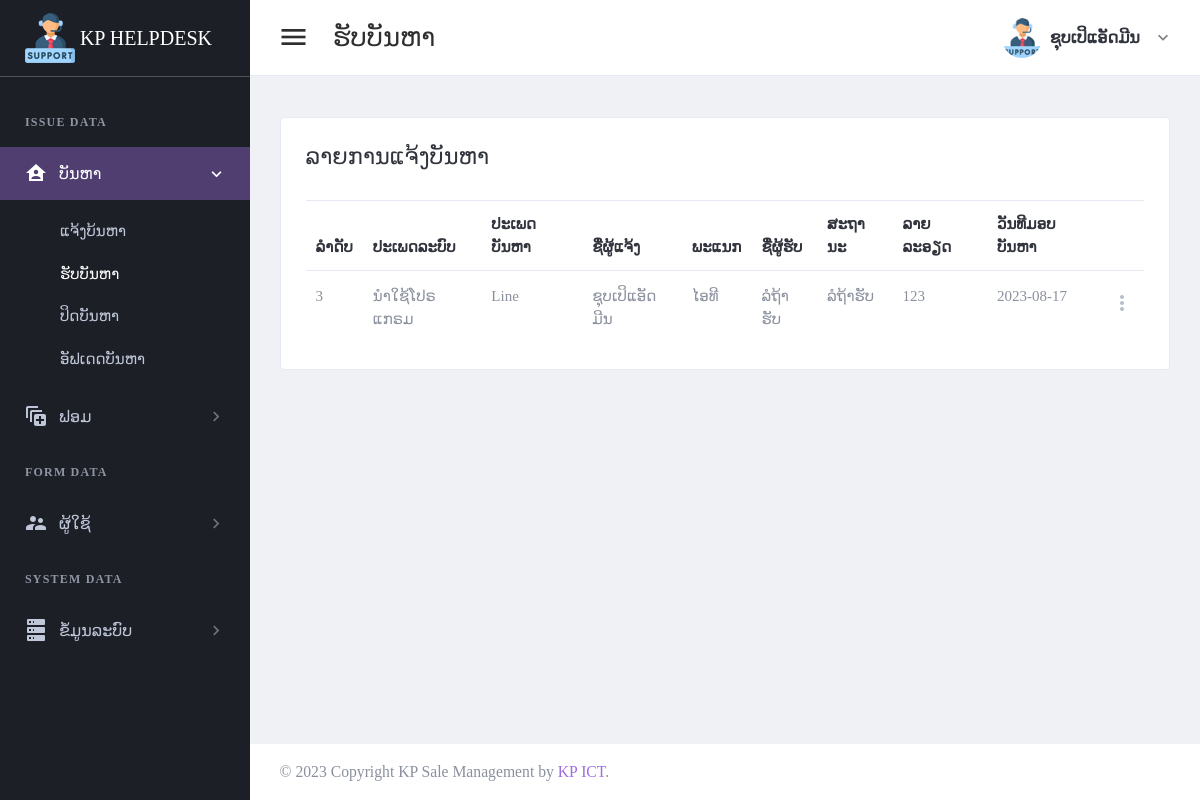
The page /page/issue-recieve.php (signed in) on the database as committed earlier.
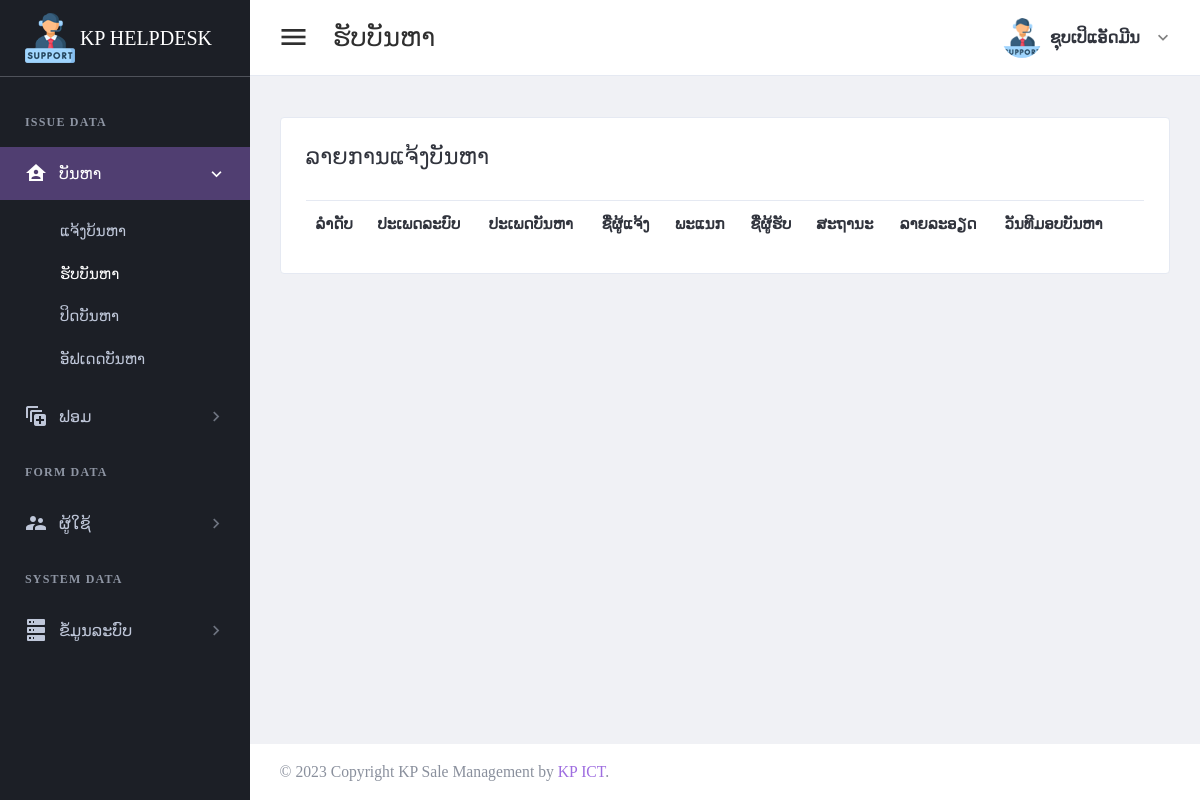
The same page on the database as committed later.
### tables this page shows
CREATE TABLE `tbl_header_title` (
  `ht_id` int(11) NOT NULL,
  `ht_name` varchar(300) DEFAULT NULL
);

CREATE TABLE `tbl_sub_title` (
  `st_id` int(11) NOT NULL,
  `st_name` varchar(300) DEFAULT NULL,
  `icon_code` varchar(100) DEFAULT NULL,
  `ht_id` int(11) DEFAULT NULL
);

CREATE TABLE `tbl_page_title` (
  `pt_id` int(11) NOT NULL,
  `pt_name` varchar(300) DEFAULT NULL,
  `ptf_name` varchar(100) DEFAULT NULL,
  `st_id` int(11) DEFAULT NULL
);

CREATE TABLE `tbl_issue_request` (
  `ir_id` int(11) NOT NULL,
  `ist_id` int(11) DEFAULT NULL,
  `ir_state` int(11) DEFAULT NULL,
  `ir_detail` text DEFAULT NULL,
  `reqeust_by` int(11) DEFAULT NULL,
  `request_date` date DEFAULT NULL,
  `assign_by` int(11) DEFAULT NULL,
  `assign_date` date DEFAULT NULL,
  `rate_point` int(11) DEFAULT NULL
);

CREATE TABLE `tbl_issue_category` (
  `isc_id` int(11) NOT NULL,
  `isc_name` varchar(50) DEFAULT NULL
);

CREATE TABLE `tbl_issue_type` (
  `ist_id` int(11) NOT NULL,
  `isc_id` int(11) DEFAULT NULL,
  `ist_name` varchar(150) DEFAULT NULL
);

CREATE TABLE `tbl_user` (
  `usid` int(11) NOT NULL,
  `full_name` varchar(300) DEFAULT NULL,
  `user_name` varchar(30) DEFAULT NULL,
  `user_password` varchar(30) DEFAULT NULL,
  `role_id` int(11) DEFAULT NULL,
  `depart_id` int(11) DEFAULT NULL,
  `user_status` int(11) DEFAULT NULL,
  `add_by` int(11) DEFAULT NULL,
  `date_register` date DEFAULT NULL
);

CREATE TABLE `tbl_depart` (
  `dp_id` int(11) NOT NULL,
  `dp_name` varchar(150) DEFAULT NULL
);

CREATE TABLE `tbl_issue_status` (
  `is_id` int(11) NOT NULL,
  `is_name` varchar(300) DEFAULT NULL
);

### setting/checksession.php (called while the page is built, shortened)
<?php
	if($_SESSION['id_users'] == "" )
	{
	header("location:logout.php");
	}
	  else{
		$full_name = $_SESSION["full_name"];
		$role_id = $_SESSION["role_id"];
	}
?>

### page/menu.php (the view)
<aside class="left-sidebar sidebar-dark" id="left-sidebar">
  <div id="sidebar" class="sidebar sidebar-with-footer">
    <div class="app-brand">
      <a href="index.php">
        <img src="../images/support.png" alt="Mono">
        <span class="brand-name">KP HELPDESK</span>
      </a>
    </div>
    <div class="sidebar-left" data-simplebar style="height: 100%;">
      <ul class="nav sidebar-inner" id="sidebar-menu">
        <?php
        $stmt = $conn->prepare(" SELECT distinct a.ht_id,ht_name
        FROM tbl_header_title a
        left join tbl_role_page b on a.ht_id = b.ht_id
        where role_id ='$role_id'
        order by  a.ht_id asc ");
        $stmt->execute();
        if ($stmt->rowCount() > 0) {
          while ($row = $stmt->fetch(PDO::FETCH_ASSOC)) {
            $ht_id = $row['ht_id'];
            $ht_name = $row['ht_name'];
        ?>
            <li class="section-title"> <?php echo "$ht_name"; ?></li>
            <?php
            $stmt1 = $conn->prepare("SELECT distinct a.st_id,st_name,role_id,icon_code
            FROM tbl_sub_title a
            left join tbl_role_page b on a.st_id = b.st_id
            where a.ht_id = '$ht_id' and role_id ='$role_id'
            order by a.st_id asc ");
            $stmt1->execute();
            if ($stmt1->rowCount() > 0) {
              while ($row1 = $stmt1->fetch(PDO::FETCH_ASSOC)) {
                $st_name = $row1['st_name'];
                $st_id = $row1['st_id'];
                $icon_code = $row1['icon_code'];
            ?>
                <li class='has-sub <?php if ($header_click == "$st_id") {  echo "active expand"; } ?>'>
                  <a class="sidenav-item-link" href="javascript:void(0)" data-toggle="collapse" data-target='#<?php echo "$st_name"; ?>' aria-expanded="false" aria-controls="<?php echo "$st_name"; ?>">
                    <i class="mdi <?php echo"$icon_code";?>"></i>
                    <span class="nav-text"> <?php echo "$st_name"; ?> </span> <b class="caret"></b>
                  </a>
                  <ul class='collapse <?php if ($header_click == "$st_id" ) { echo "show"; } ?>' id="<?php echo "$st_name"; ?>" data-parent="#sidebar-menu">
                    <div class="sub-menu">
                      <?php
                      $stmt2 = $conn->prepare(" SELECT pt_name,ptf_name
                      FROM tbl_page_title a
                      left join tbl_role_page b on a.pt_id = b.pt_id
                      where a.st_id = '$st_id' and role_id ='$role_id'
                      order by a.pt_id asc ");
                      $stmt2->execute();
                      if ($stmt2->rowCount() > 0) {
                        while ($row2 = $stmt2->fetch(PDO::FETCH_ASSOC)) {
                          $pt_name = $row2['pt_name'];
                      ?>
                          <li class="<?php if ($header_name ==  $row2['pt_name']) { echo "active"; } ?>">
                            <a class="sidenav-item-link" href='<?php echo $row2['ptf_name'] ?>'>
                              <span class="nav-text"><?php echo"$pt_name";?></span>
                            </a>
                          </li>
                      <?php
                        }
                      }
                      ?>
                    </div>
                  </ul>
              <?php
              }
            }
              ?>
                </li>
            <?php
          }
        }
            ?>
      </ul>
    </div>
  </div>
</aside>

### page/issue-recieve.php (shortened to what this page needs)
<?php
include("../setting/checksession.php");
include("../setting/conn.php");
$header_name = "ຮັບບັນຫາ";
$header_click = "1";
?>
<!DOCTYPE html>
<html lang="en" dir="ltr">
<head>
    <?php
    include("../setting/callcss.php");
    ?>
</head>
<body class="navbar-fixed sidebar-fixed" id="body">
    <div class="wrapper">
        <?php include "menu.php"; ?>
        <div class="page-wrapper">
            <?php
            include "header.php";
            ?>
            <div class="content-wrapper">
                <div class="content">
                    <div class="email-wrapper rounded border bg-white">
                        <div class="  no-gutters justify-content-center">
                            <div class="    ">
                                <div class="  p-4 p-xl-5">
                                    <div class="email-body-head mb-6 ">
                                        <h4 class="text-dark">ລາຍການແຈ້ງບັນຫາ</h4>
                                    </div>
                                    <form method="post" id="additemorderfrm">
                                        <table id="productsTable" class="table table-hover table-product" style="width:100%">
                                            <thead>
                                                <tr>
                                                    <th>ລຳດັບ</th>
                                                    <th>ປະເພດລະບົບ</th>
                                                    <th>ປະເພດບັນຫາ</th>
                                                    <th>ຊື່ຜູ້ແຈ້ງ</th>
                                                    <th>ພະແນກ</th>
                                                    <th>ຊື່ຜູ້ຮັບ</th>
                                                    <th>ສະຖານະ</th>
                                                    <th>ລາຍລະອຽດ</th>
                                                    <th>ວັນທີມອບບັນຫາ</th>
                                                    <th></th>
                                                </tr>
                                            </thead>
                                            <tbody>
                                                <?php
                                                $stmt4 = $conn->prepare("SELECT ir_id,is_name,isc_name,ist_name,ir_detail,request_date,dp_name,full_name,assign_by,reqeust_by FROM tbl_issue_request a
                                               left join tbl_issue_type b on a.ist_id = b.ist_id
                                               left join tbl_issue_category c on b.isc_id = c.isc_id
                                               left join tbl_issue_status d on a.ir_state=d.is_id
                                               left join tbl_user e on a.reqeust_by = e.usid
                                               left JOIN tbl_depart f on e.depart_id = f.dp_id
                                               where ir_state ='1'
                                                order by ir_id desc;");
                                                $stmt4->execute();
                                                if ($stmt4->rowCount() > 0) {
                                                    while ($row4 = $stmt4->fetch(PDO::FETCH_ASSOC)) {
                                                        $ir_id = $row4['ir_id'];
                                                        $isc_name = $row4['isc_name'];
                                                        $ist_name = $row4['ist_name'];
                                                        $is_name = $row4['is_name'];
                                                        $dp_name = $row4['dp_name'];
                                                        $request = $row4['full_name'];
                                                        $assy_by = $row4['assign_by'];
                                                        $ir_detail = $row4['ir_detail'];
                                                        $request_date = $row4['request_date'];
                                                ?>
                                                        <tr>
                                                            <td><?php echo "$ir_id"; ?></td>
                                                            <td><?php echo "$isc_name"; ?></td>
                                                            <td><?php echo "$ist_name"; ?></td>
                                                            <td><?php echo "$request"; ?></td>
                                                            <td><?php echo "$dp_name"; ?></td>
                                                            <td><?php if (empty($assy_by)) {
                                                                    echo "ລໍຖ້າຮັບ";
                                                                } else {
                                                                    echo "$full_name";
                                                                }
                                                                ?>
                                                            </td>
                                                            <td><?php echo "$is_name"; ?></td>
                                                            <td><?php echo mb_strimwidth("$ir_detail", 0, 15, "..."); ?></td>
                                                            <td><?php echo "$request_date"; ?></td>
                                                            <td>
                                                                <div class="dropdown">
                                                                    <a class="dropdown-toggle icon-burger-mini" href="#" role="button" id="dropdownMenuLink" data-toggle="dropdown" aria-haspopup="true" aria-expanded="false" data-display="static">
                                                                    </a>
                                                                </div>
                                                            </td>
                                                        </tr>
                                                <?php
                                                    }
                                                }
                                                ?>
                                            </tbody>
                                        </table>
                                    </form>
                                </div>
                            </div>
                        </div>
                    </div>
                </div>
            </div>
            <?php include "footer.php"; ?>
        </div>
    </div>
</body>
</html>

### setting/callcss.php (shortened to what this page needs)
<link href="../plugins/material/css/materialdesignicons.min.css" rel="stylesheet" />
<link href="../plugins/simplebar/simplebar.css" rel="stylesheet" />
<link href="../plugins/material/css/materialdesignicons.min.css" rel="stylesheet" />
<link href="../plugins/nprogress/nprogress.css" rel="stylesheet" />
<link id="main-css-href" rel="stylesheet" href="../css/3style.css" />
<link href="../plugins/prism/prism.css" rel="stylesheet" />
<link href="../plugins/DataTables/DataTables-1.10.18/css/jquery.dataTables.min.css" rel="stylesheet" />

### page/header.php (shortened to what this page needs)
<header class="main-header" id="header">
  <nav class="navbar navbar-expand-lg navbar-light" id="navbar">
    <button id="sidebar-toggler" class="sidebar-toggle">
    </button>
    <span class="page-title"><?php echo "$header_name"; ?></span>
    <div class="navbar-right ">
      <ul class="nav navbar-nav">
        <li class="dropdown user-menu">
          <button class="dropdown-toggle nav-link" data-toggle="dropdown">
            <img src="../images/support.png" class="user-image rounded-circle" alt="User Image" />
            <span class="d-none d-lg-inline-block"><?php echo "$full_name"; ?></span>
          </button>
        </li>
      </ul>
    </div>
  </nav>
</header>

### page/footer.php (shortened to what this page needs)
<footer class="footer mt-auto">
	<div class="copyright bg-white">
		<p>
			&copy; <span id="copy-year"></span> Copyright KP Sale Management by <a class="text-primary"> KP ICT</a>.
		</p>
	</div>
</footer>

Rows that differ between the two databases and show on the page:
removed tbl_issue_request: ir_id "3", tbl_issue_category.isc_name "ນຳໃຊ້ໂປຣແກຣມ", ist.ist_name "Line", tbl_user.full_name "ຊຸບເປິແອັດມີນ", tbl_depart.dp_name "ໄອທີ", tbl_issue_status.is_name "ລໍຖ້າຮັບ", ir_detail "123", request_date "2023-08-17"
